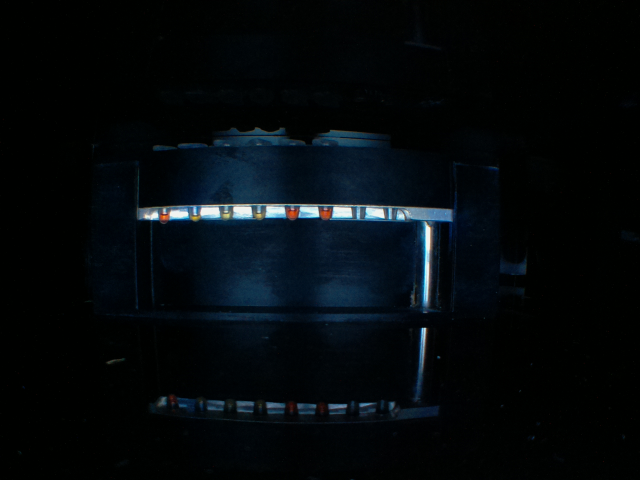
#> input picture captured_image.jpg, 1280 x 960 px (shown at 1/2 size)
$ python -i detecttest.py   (imports and definitions only)
#> lines starting #> are read from the running program, lines starting #| are printed output that depends on the picture
#> further down, picture is the input picture: shape (960, 1280, 3); mean B, G, R 11.9, 9, 4.1
import cv2
import os
import numpy as np
import subprocess

# Define the regions for the test tubes
regions = {
    "tube_1": (44, 45, 74, 74),
    "tube_2": (104, 45, 134, 74),
    "tube_3": (168, 45, 198, 74),
    "tube_4": (236, 45, 266, 74),
    "tube_5": (303, 45, 333, 74),
    "tube_6": (370, 45, 400, 74),
    "tube_7": (435, 45, 465, 74),
    "tube_8": (501, 45, 531, 74)
}

# Define Kalman filters for each tube (same as your setup)
from pykalman import KalmanFilter
# [6 lines that did not run here, left out]

state_means = [np.array([0]) for _ in range(8)]
state_covariances = [np.array([[1]]) for _ in range(8)]

# Function to capture an image using raspistill
def capture_image_from_camera(output_path='captured_image.jpg'):
    try:
        # Construct the raspistill command
        command = [
            'raspistill',
            '-o', output_path,
            '-w', '1280',
            '-h', '960',
            '-q', '80',
            '-t', '1000',
            '-hf', '-vf',
            '-ss', '25000',
            '-awb', 'auto',
            '-ISO', '400',
            '-sa', '-30'
        ]

        # Use subprocess.Popen for better control
        process = subprocess.Popen(command, stdout=subprocess.PIPE, stderr=subprocess.PIPE)
        stdout, stderr = process.communicate(timeout=10)

        if process.returncode != 0:
            print(f"raspistill error output: {stderr.decode('utf-8')}")
            return None

        # Read the captured image using OpenCV
        image = cv2.imread(output_path)
        if image is None:
            raise ValueError("Failed to load the image")

        print(f"Image captured successfully and saved as {output_path}")
        return image
    except subprocess.TimeoutExpired:
        process.kill()
        print("Timeout: raspistill process killed.")
        return None
    except Exception as e:
        print(f"Error capturing image: {e}")
        return None

# Function to detect test tubes and save visualized sub-images
def detect_test_tube(image, output_dir="tube_images"):
#> called with output_dir = 'tube_images'
    results = {}
    global state_means, state_covariances

    BRIGHTNESS_THRESHOLD = 240  # Define brightness threshold for filtering noise

    # Create the output directory if it doesn't exist
    if not os.path.exists(output_dir):
        os.makedirs(output_dir)

    for i, (tube, (x1, y1, x2, y2)) in enumerate(regions.items()):
        sub_image = image[y1:y2, x1:x2]
        blur_sub_image = cv2.GaussianBlur(sub_image, (3, 3), 0)
        hsv_image = cv2.cvtColor(blur_sub_image, cv2.COLOR_BGR2HSV)
        hue_channel = hsv_image[:, :, 0]
        value_channel = hsv_image[:, :, 2]

        # Convert the hue and value channels to grayscale for visualization
        hue_before_mask = cv2.normalize(hue_channel, None, 0, 255, cv2.NORM_MINMAX)
        value_gray = cv2.normalize(value_channel, None, 0, 255, cv2.NORM_MINMAX)

        # Save the V (value) channel grayscale image
        value_path = os.path.join(output_dir, f'{tube}_value_channel.jpg')
        cv2.imwrite(value_path, value_gray)
        print(f"Saved value channel image for {tube} at {value_path}")

        # Masking the V channel (to filter out bright areas)
        mask_bright_pixels = value_channel < BRIGHTNESS_THRESHOLD
        hue_channel_filtered = np.ma.masked_array(hue_channel, mask=~mask_bright_pixels)

        # Convert hue_channel to the correct scale (0-360 degrees)
        hue_channel_filtered = hue_channel_filtered.astype(float) * 2

        # Save the hue before masking (for debugging purposes)
        hue_before_mask_path = os.path.join(output_dir, f'{tube}_hue_before_mask.jpg')
        cv2.imwrite(hue_before_mask_path, hue_before_mask)
        print(f"Saved hue before mask image for {tube} at {hue_before_mask_path}")

        # Filter hues in red-yellow range
        lower_bound_1 = 280
        upper_bound_1 = 360
        lower_bound_2 = 0
        upper_bound_2 = 90

        # Create a mask for the hue range
        mask_hue = ((hue_channel_filtered >= lower_bound_1) | (hue_channel_filtered <= upper_bound_2)).astype(np.uint8)

        # Apply morphological opening to remove small isolated noise
        kernel = np.ones((5, 5), np.uint8)  # Define a 3x3 kernel for morphological operations
        mask_hue = cv2.morphologyEx(mask_hue, cv2.MORPH_OPEN, kernel)

        # Apply the brightness mask and the filtered hue mask
        final_mask = np.logical_and(mask_hue, mask_bright_pixels)
        masked_hue = np.ma.masked_array(hue_channel_filtered, mask=~final_mask)

        valid_pixel_count = np.ma.count(masked_hue)
        if valid_pixel_count < 50:  # Minimum pixel threshold
            mean_scaled_hue = None
        else:
            # Scale hue values for the specified ranges
            scaled_hue = np.zeros_like(masked_hue)
            for y in range(masked_hue.shape[0]):
                for x in range(masked_hue.shape[1]):
                    hue_value = masked_hue[y, x]
                    if hue_value >= lower_bound_1 and hue_value <= upper_bound_1:
                        scaled_hue[y, x] = hue_value - lower_bound_1
                    elif hue_value <= upper_bound_2:
                        scaled_hue[y, x] = hue_value + (upper_bound_1 - lower_bound_1)
                    else:
                        scaled_hue[y, x] = np.ma.masked

            mean_scaled_hue = scaled_hue.mean()

            # Apply Kalman filter
            if mean_scaled_hue is not None:
                state_means[i], state_covariances[i] = kf[i].filter_update(
                    state_means[i], state_covariances[i], mean_scaled_hue)
                hue = state_means[i][0]
            else:
                hue = None

            # Convert the scaled hue to grayscale and save
            hue_after_mask = cv2.normalize(masked_hue.filled(0), None, 0, 255, cv2.NORM_MINMAX)
            hue_after_mask_path = os.path.join(output_dir, f'{tube}_hue_after_mask_scale.jpg')
            cv2.imwrite(hue_after_mask_path, hue_after_mask)
            print(f"Saved hue after mask and scaling image for {tube} at {hue_after_mask_path}")

        # Store the result
        results[tube] = {"hue": mean_scaled_hue}

        # Display the tube regions and hue on the image
        cv2.rectangle(image, (x1, y1), (x2, y2), (0, 255, 0), 1)
        if mean_scaled_hue is not None:
            cv2.putText(image, f"H: {mean_scaled_hue:.0f}", (x1-5, y1 - 10), cv2.FONT_HERSHEY_SIMPLEX, 0.3, (0, 255, 0), 1)
        else:
            cv2.putText(image, "H: ", (x1-5, y1 - 10), cv2.FONT_HERSHEY_SIMPLEX, 0.3, (0, 255, 0), 1)
#> this loop made 8 passes
#> pass 1, in detect_test_tube, `hue_channel = hsv_image[:, :, 0]`:
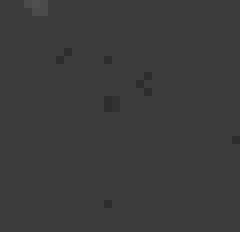
#> hue_channel: shape (29, 30) (shown 8 times larger); min 45, max 80, mean 59.9
#> after the loop:
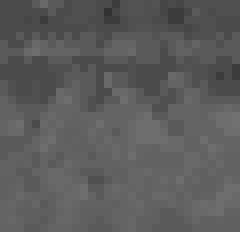
#> hue_channel: shape (29, 30) (shown 8 times larger); min 50, max 113, mean 91.7
#> after the loop:
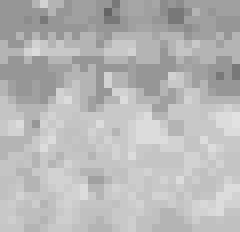
#> hue_channel_filtered: shape (29, 30) float64 (shown 8 times larger); min 100, max 226, mean 183.5
#> after the loop: mask_hue: shape (29, 30); every value is 0
#> after the loop:
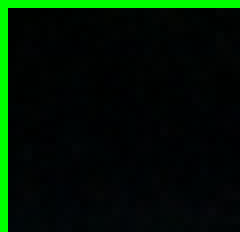
#> sub_image: shape (29, 30, 3) (shown 8 times larger); mean B, G, R 3.5, 20, 0.7
#> after the loop:
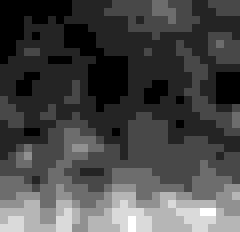
#> value_channel: shape (29, 30) (shown 8 times larger); min 2, max 9, mean 3.99; drawn with min black and max white
#> after the loop, results = 8 items; state_covariances = [[1], [1], [1], [1], [1], [1], [1], [1]]; state_means = [[0], [0], [0], [0], [0], [0], [0], [0]]

    return results


# Main script to capture image and run detect_test_tube
# [23 lines not run here, left out]

>>> import cv2
>>> picture = cv2.imread('captured_image.jpg')
>>> result = detect_test_tube(picture)
#> result = 8 items

$ run again, on testimage.jpg
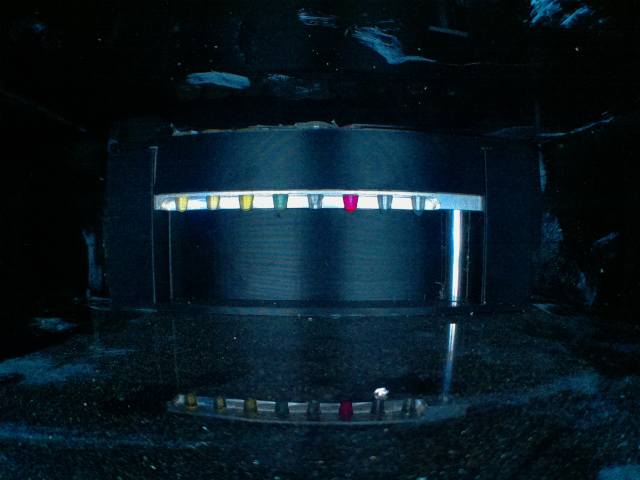
#> input picture testimage.jpg, 1280 x 960 px (shown at 1/2 size)
#> picture is the input picture: shape (960, 1280, 3); mean B, G, R 34.1, 25.1, 8.7
#> after the loop in detect_test_tube, `for i, (tube, (x1, y1, x2, y2)) in enumerate(regions.items()):`:
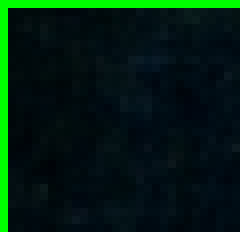
#> sub_image: shape (29, 30, 3) (shown 8 times larger); mean B, G, R 17.1, 29.1, 1.4
#> after the loop in detect_test_tube, `for i, (tube, (x1, y1, x2, y2)) in enumerate(regions.items()):`:
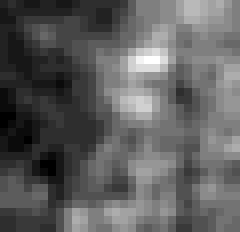
#> value_channel: shape (29, 30) (shown 8 times larger); min 10, max 32, mean 18.2; drawn with min black and max white
#> after the loop in detect_test_tube, `for i, (tube, (x1, y1, x2, y2)) in enumerate(regions.items()):`: results = 8 items; state_covariances = [[1], [1], [1], [1], [1], [1], [1], [1]]; state_means = [[0], [0], [0], [0], [0], [0], [0], [0]]
#> result = 8 items

$ run again, on testtest.jpg
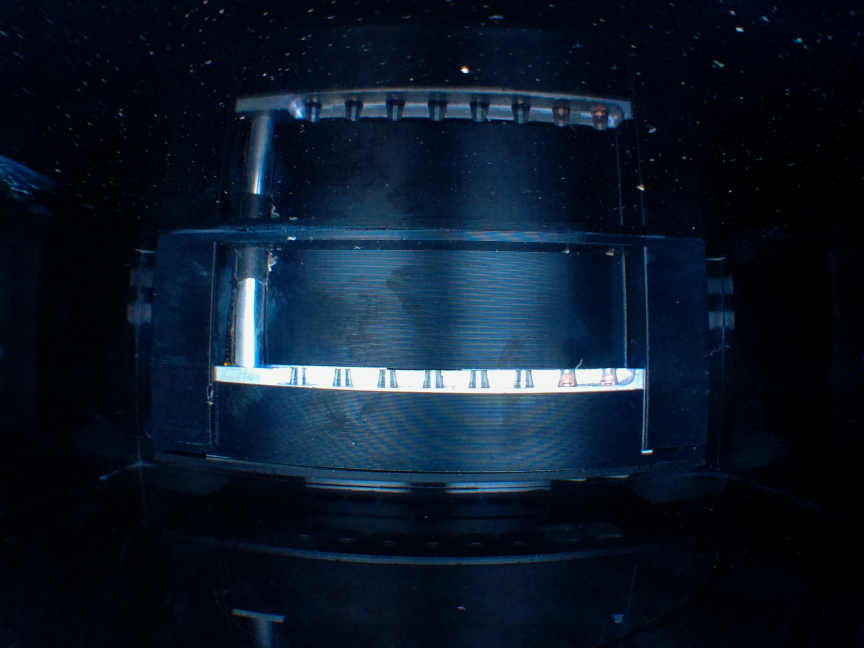
#> input picture testtest.jpg, 2592 x 1944 px (shown at 1/3 size)
#> picture is the input picture: shape (1944, 2592, 3); mean B, G, R 40.2, 24.7, 11.8
#> the loop in detect_test_tube, `for i, (tube, (x1, y1, x2, y2)) in enumerate(regions.items()):` made 8 passes
#> pass 1, in detect_test_tube, `hue_channel = hsv_image[:, :, 0]`:
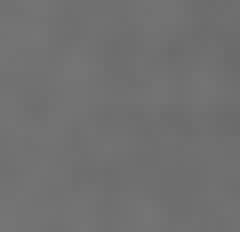
#> hue_channel: shape (29, 30) (shown 8 times larger); min 107, max 117, mean 112.4
#> after the loop in detect_test_tube, `for i, (tube, (x1, y1, x2, y2)) in enumerate(regions.items()):`:
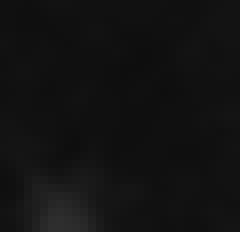
#> value_channel: shape (29, 30) (shown 8 times larger); min 14, max 46, mean 18.1
#> after the loop in detect_test_tube, `for i, (tube, (x1, y1, x2, y2)) in enumerate(regions.items()):`: results = 8 items; state_covariances = [[1], [1], [1], [1], [1], [1], [1], [1]]; state_means = [[0], [0], [0], [0], [0], [0], [0], [0]]
#> result = 8 items
